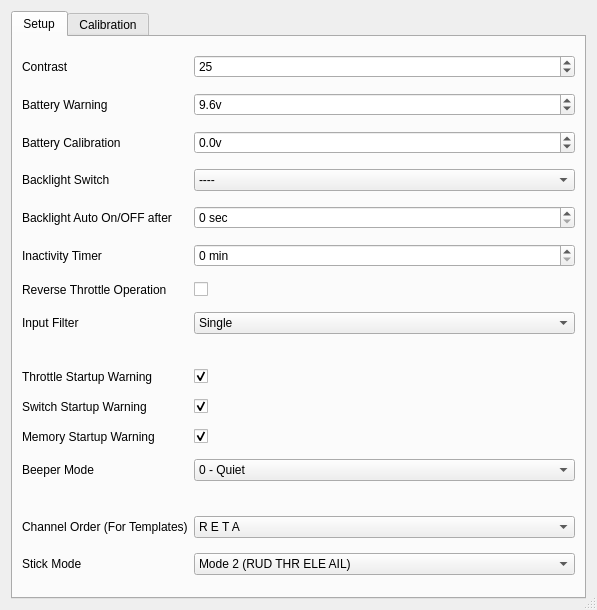
<?xml version="1.0" encoding="UTF-8"?>
<ui version="4.0">
 <class>GeneralEdit</class>
 <widget class="QDialog" name="GeneralEdit">
  <property name="geometry">
   <rect>
    <x>0</x>
    <y>0</y>
    <width>597</width>
    <height>610</height>
   </rect>
  </property>
  <property name="windowTitle">
   <string>General Edit</string>
  </property>
  <property name="windowIcon">
   <iconset>
    <normaloff>icon.ico</normaloff>icon.ico</iconset>
  </property>
  <property name="sizeGripEnabled">
   <bool>true</bool>
  </property>
  <layout class="QGridLayout" name="gridLayout">
   <item row="0" column="0">
    <widget class="QTabWidget" name="tabWidget">
     <property name="currentIndex">
      <number>0</number>
     </property>
     <widget class="QWidget" name="tabSetup">
      <attribute name="title">
       <string>Setup</string>
      </attribute>
      <layout class="QGridLayout" name="gridLayout_2" columnstretch="0,1">
       <item row="0" column="0">
        <widget class="QLabel" name="label">
         <property name="toolTip">
          <string extracomment="Screen Contrast [20-45]"/>
         </property>
         <property name="text">
          <string>Contrast</string>
         </property>
        </widget>
       </item>
       <item row="0" column="1">
        <widget class="QSpinBox" name="contrastSB">
         <property name="minimum">
          <number>20</number>
         </property>
         <property name="maximum">
          <number>45</number>
         </property>
         <property name="value">
          <number>25</number>
         </property>
        </widget>
       </item>
       <item row="1" column="0">
        <widget class="QLabel" name="label_2">
         <property name="toolTip">
          <string extracomment="Low Battery Voltage warning [5v-10v]"/>
         </property>
         <property name="text">
          <string>Battery Warning</string>
         </property>
        </widget>
       </item>
       <item row="1" column="1">
        <widget class="QDoubleSpinBox" name="battwarningDSB">
         <property name="suffix">
          <string>v</string>
         </property>
         <property name="decimals">
          <number>1</number>
         </property>
         <property name="minimum">
          <double>5.000000000000000</double>
         </property>
         <property name="maximum">
          <double>10.000000000000000</double>
         </property>
         <property name="singleStep">
          <double>0.100000000000000</double>
         </property>
         <property name="value">
          <double>9.600000000000000</double>
         </property>
        </widget>
       </item>
       <item row="2" column="0">
        <widget class="QLabel" name="label_3">
         <property name="text">
          <string>Battery Calibration</string>
         </property>
        </widget>
       </item>
       <item row="2" column="1">
        <widget class="QDoubleSpinBox" name="battcalibDSB">
         <property name="suffix">
          <string>v</string>
         </property>
         <property name="decimals">
          <number>1</number>
         </property>
         <property name="minimum">
          <double>-9.900000000000000</double>
         </property>
         <property name="maximum">
          <double>9.900000000000000</double>
         </property>
         <property name="singleStep">
          <double>0.100000000000000</double>
         </property>
        </widget>
       </item>
       <item row="3" column="0">
        <widget class="QLabel" name="label_4">
         <property name="text">
          <string>Backlight Switch</string>
         </property>
        </widget>
       </item>
       <item row="3" column="1">
        <widget class="QComboBox" name="backlightswCB">
         <property name="currentIndex">
          <number>15</number>
         </property>
         <item>
          <property name="text">
           <string>!SW6</string>
          </property>
         </item>
         <item>
          <property name="text">
           <string>!SW5</string>
          </property>
         </item>
         <item>
          <property name="text">
           <string>!SW4</string>
          </property>
         </item>
         <item>
          <property name="text">
           <string>!SW3</string>
          </property>
         </item>
         <item>
          <property name="text">
           <string>!SW2</string>
          </property>
         </item>
         <item>
          <property name="text">
           <string>!SW1</string>
          </property>
         </item>
         <item>
          <property name="text">
           <string>!TRN</string>
          </property>
         </item>
         <item>
          <property name="text">
           <string>!GEA</string>
          </property>
         </item>
         <item>
          <property name="text">
           <string>!AIL</string>
          </property>
         </item>
         <item>
          <property name="text">
           <string>!ID2</string>
          </property>
         </item>
         <item>
          <property name="text">
           <string>!ID1</string>
          </property>
         </item>
         <item>
          <property name="text">
           <string>!ID0</string>
          </property>
         </item>
         <item>
          <property name="text">
           <string>!ELE</string>
          </property>
         </item>
         <item>
          <property name="text">
           <string>!RUD</string>
          </property>
         </item>
         <item>
          <property name="text">
           <string>!THR</string>
          </property>
         </item>
         <item>
          <property name="text">
           <string>----</string>
          </property>
         </item>
         <item>
          <property name="text">
           <string>THR</string>
          </property>
         </item>
         <item>
          <property name="text">
           <string>RUD</string>
          </property>
         </item>
         <item>
          <property name="text">
           <string>ELE</string>
          </property>
         </item>
         <item>
          <property name="text">
           <string>ID0</string>
          </property>
         </item>
         <item>
          <property name="text">
           <string>ID1</string>
          </property>
         </item>
         <item>
          <property name="text">
           <string>ID2</string>
          </property>
         </item>
         <item>
          <property name="text">
           <string>AIL</string>
          </property>
         </item>
         <item>
          <property name="text">
           <string>GEA</string>
          </property>
         </item>
         <item>
          <property name="text">
           <string>TRN</string>
          </property>
         </item>
         <item>
          <property name="text">
           <string>SW1</string>
          </property>
         </item>
         <item>
          <property name="text">
           <string>SW2</string>
          </property>
         </item>
         <item>
          <property name="text">
           <string>SW3</string>
          </property>
         </item>
         <item>
          <property name="text">
           <string>SW4</string>
          </property>
         </item>
         <item>
          <property name="text">
           <string>SW5</string>
          </property>
         </item>
         <item>
          <property name="text">
           <string>SW6</string>
          </property>
         </item>
        </widget>
       </item>
       <item row="4" column="0">
        <widget class="QLabel" name="label_5">
         <property name="text">
          <string>Backlight Auto On/OFF after</string>
         </property>
        </widget>
       </item>
       <item row="4" column="1">
        <widget class="QSpinBox" name="backlightautoSB">
         <property name="suffix">
          <string> sec</string>
         </property>
         <property name="maximum">
          <number>600</number>
         </property>
         <property name="singleStep">
          <number>5</number>
         </property>
        </widget>
       </item>
       <item row="5" column="0">
        <widget class="QLabel" name="label_6">
         <property name="text">
          <string>Inactivity Timer</string>
         </property>
        </widget>
       </item>
       <item row="5" column="1">
        <widget class="QSpinBox" name="inactimerSB">
         <property name="suffix">
          <string> min</string>
         </property>
         <property name="maximum">
          <number>250</number>
         </property>
        </widget>
       </item>
       <item row="6" column="0">
        <widget class="QLabel" name="label_7">
         <property name="text">
          <string>Reverse Throttle Operation</string>
         </property>
        </widget>
       </item>
       <item row="6" column="1">
        <widget class="QCheckBox" name="thrrevChkB">
         <property name="text">
          <string/>
         </property>
        </widget>
       </item>
       <item row="7" column="0">
        <widget class="QLabel" name="label_8">
         <property name="text">
          <string>Input Filter</string>
         </property>
        </widget>
       </item>
       <item row="7" column="1">
        <widget class="QComboBox" name="inputfilterCB">
         <item>
          <property name="text">
           <string>Single</string>
          </property>
         </item>
         <item>
          <property name="text">
           <string>Oversample</string>
          </property>
         </item>
         <item>
          <property name="text">
           <string>Filter</string>
          </property>
         </item>
        </widget>
       </item>
       <item row="8" column="0">
        <spacer name="horizontalSpacer_2">
         <property name="orientation">
          <enum>Qt::Horizontal</enum>
         </property>
         <property name="sizeHint" stdset="0">
          <size>
           <width>40</width>
           <height>20</height>
          </size>
         </property>
        </spacer>
       </item>
       <item row="9" column="0">
        <widget class="QLabel" name="label_9">
         <property name="text">
          <string>Throttle Startup Warning</string>
         </property>
        </widget>
       </item>
       <item row="9" column="1">
        <widget class="QCheckBox" name="thrwarnChkB">
         <property name="text">
          <string/>
         </property>
         <property name="checked">
          <bool>true</bool>
         </property>
         <property name="tristate">
          <bool>false</bool>
         </property>
        </widget>
       </item>
       <item row="10" column="0">
        <widget class="QLabel" name="label_10">
         <property name="text">
          <string>Switch Startup Warning</string>
         </property>
        </widget>
       </item>
       <item row="10" column="1">
        <widget class="QCheckBox" name="switchwarnChkB">
         <property name="text">
          <string/>
         </property>
         <property name="checked">
          <bool>true</bool>
         </property>
        </widget>
       </item>
       <item row="11" column="0">
        <widget class="QLabel" name="label_11">
         <property name="text">
          <string>Memory Startup Warning</string>
         </property>
        </widget>
       </item>
       <item row="11" column="1">
        <widget class="QCheckBox" name="memwarnChkB">
         <property name="text">
          <string/>
         </property>
         <property name="checked">
          <bool>true</bool>
         </property>
        </widget>
       </item>
       <item row="12" column="0">
        <widget class="QLabel" name="label_12">
         <property name="text">
          <string>Beeper Mode</string>
         </property>
        </widget>
       </item>
       <item row="12" column="1">
        <widget class="QComboBox" name="beeperCB">
         <item>
          <property name="text">
           <string>0 - Quiet</string>
          </property>
         </item>
         <item>
          <property name="text">
           <string>1 - No Keys</string>
          </property>
         </item>
         <item>
          <property name="text">
           <string>2 - Normal</string>
          </property>
         </item>
         <item>
          <property name="text">
           <string>3 - Long</string>
          </property>
         </item>
         <item>
          <property name="text">
           <string>4 - Extra Long</string>
          </property>
         </item>
        </widget>
       </item>
       <item row="13" column="0">
        <spacer name="horizontalSpacer">
         <property name="orientation">
          <enum>Qt::Horizontal</enum>
         </property>
         <property name="sizeHint" stdset="0">
          <size>
           <width>40</width>
           <height>20</height>
          </size>
         </property>
        </spacer>
       </item>
       <item row="14" column="0">
        <widget class="QLabel" name="label_13">
         <property name="text">
          <string>Channel Order (For Templates)</string>
         </property>
        </widget>
       </item>
       <item row="14" column="1">
        <widget class="QComboBox" name="channelorderCB">
         <property name="currentIndex">
          <number>0</number>
         </property>
         <item>
          <property name="text">
           <string>R E T A</string>
          </property>
         </item>
         <item>
          <property name="text">
           <string>R E A T</string>
          </property>
         </item>
         <item>
          <property name="text">
           <string>R T E A</string>
          </property>
         </item>
         <item>
          <property name="text">
           <string>R T A E</string>
          </property>
         </item>
         <item>
          <property name="text">
           <string>R A E T</string>
          </property>
         </item>
         <item>
          <property name="text">
           <string>R A T E</string>
          </property>
         </item>
         <item>
          <property name="text">
           <string>E R T A</string>
          </property>
         </item>
         <item>
          <property name="text">
           <string>E R A T</string>
          </property>
         </item>
         <item>
          <property name="text">
           <string>E T R A</string>
          </property>
         </item>
         <item>
          <property name="text">
           <string>E T A R</string>
          </property>
         </item>
         <item>
          <property name="text">
           <string>E A R T</string>
          </property>
         </item>
         <item>
          <property name="text">
           <string>E A T R</string>
          </property>
         </item>
         <item>
          <property name="text">
           <string>T R E A</string>
          </property>
         </item>
         <item>
          <property name="text">
           <string>T R A E</string>
          </property>
         </item>
         <item>
          <property name="text">
           <string>T E R A</string>
          </property>
         </item>
         <item>
          <property name="text">
           <string>T E A R</string>
          </property>
         </item>
         <item>
          <property name="text">
           <string>T A R E</string>
          </property>
         </item>
         <item>
          <property name="text">
           <string>T A E R</string>
          </property>
         </item>
         <item>
          <property name="text">
           <string>A R E T</string>
          </property>
         </item>
         <item>
          <property name="text">
           <string>A R T E</string>
          </property>
         </item>
         <item>
          <property name="text">
           <string>A E R T</string>
          </property>
         </item>
         <item>
          <property name="text">
           <string>A E T R</string>
          </property>
         </item>
         <item>
          <property name="text">
           <string>A T R E</string>
          </property>
         </item>
         <item>
          <property name="text">
           <string>A T E R</string>
          </property>
         </item>
        </widget>
       </item>
       <item row="15" column="0">
        <widget class="QLabel" name="label_14">
         <property name="text">
          <string>Stick Mode</string>
         </property>
        </widget>
       </item>
       <item row="15" column="1">
        <widget class="QComboBox" name="stickmodeCB">
         <property name="currentIndex">
          <number>1</number>
         </property>
         <item>
          <property name="text">
           <string>Mode 1 (RUD ELE THR AIL)</string>
          </property>
         </item>
         <item>
          <property name="text">
           <string>Mode 2 (RUD THR ELE AIL)</string>
          </property>
         </item>
         <item>
          <property name="text">
           <string>Mode 3 (AIL ELE THR RUD)</string>
          </property>
         </item>
         <item>
          <property name="text">
           <string>Mode 4 (AIL THR ELE RUD)</string>
          </property>
         </item>
        </widget>
       </item>
      </layout>
     </widget>
     <widget class="QWidget" name="tabCalibration">
      <attribute name="title">
       <string>Calibration</string>
      </attribute>
      <layout class="QGridLayout" name="gridLayout_3" rowstretch="0,0,0,0,0,0,0,0,0,0,0,0,0,1">
       <item row="1" column="2">
        <widget class="QSpinBox" name="ana1Neg">
         <property name="minimum">
          <number>-9999</number>
         </property>
         <property name="maximum">
          <number>9999</number>
         </property>
        </widget>
       </item>
       <item row="1" column="3">
        <widget class="QSpinBox" name="ana1Mid">
         <property name="minimum">
          <number>-9999</number>
         </property>
         <property name="value">
          <number>0</number>
         </property>
        </widget>
       </item>
       <item row="1" column="4">
        <widget class="QSpinBox" name="ana1Pos">
         <property name="minimum">
          <number>-9999</number>
         </property>
         <property name="maximum">
          <number>9999</number>
         </property>
        </widget>
       </item>
       <item row="2" column="2">
        <widget class="QSpinBox" name="ana2Neg">
         <property name="minimum">
          <number>-9999</number>
         </property>
         <property name="maximum">
          <number>9999</number>
         </property>
        </widget>
       </item>
       <item row="2" column="3">
        <widget class="QSpinBox" name="ana2Mid">
         <property name="minimum">
          <number>-9999</number>
         </property>
         <property name="maximum">
          <number>9999</number>
         </property>
        </widget>
       </item>
       <item row="2" column="4">
        <widget class="QSpinBox" name="ana2Pos">
         <property name="minimum">
          <number>-9999</number>
         </property>
         <property name="maximum">
          <number>9999</number>
         </property>
        </widget>
       </item>
       <item row="3" column="2">
        <widget class="QSpinBox" name="ana3Neg">
         <property name="minimum">
          <number>-9999</number>
         </property>
         <property name="maximum">
          <number>9999</number>
         </property>
        </widget>
       </item>
       <item row="3" column="3">
        <widget class="QSpinBox" name="ana3Mid">
         <property name="minimum">
          <number>-9999</number>
         </property>
         <property name="maximum">
          <number>9999</number>
         </property>
        </widget>
       </item>
       <item row="3" column="4">
        <widget class="QSpinBox" name="ana3Pos">
         <property name="minimum">
          <number>-9999</number>
         </property>
         <property name="maximum">
          <number>9999</number>
         </property>
        </widget>
       </item>
       <item row="4" column="2">
        <widget class="QSpinBox" name="ana4Neg">
         <property name="minimum">
          <number>-9999</number>
         </property>
         <property name="value">
          <number>0</number>
         </property>
        </widget>
       </item>
       <item row="4" column="3">
        <widget class="QSpinBox" name="ana4Mid">
         <property name="minimum">
          <number>-9999</number>
         </property>
         <property name="maximum">
          <number>9999</number>
         </property>
        </widget>
       </item>
       <item row="4" column="4">
        <widget class="QSpinBox" name="ana4Pos">
         <property name="minimum">
          <number>-9999</number>
         </property>
         <property name="maximum">
          <number>9999</number>
         </property>
        </widget>
       </item>
       <item row="5" column="2">
        <widget class="QSpinBox" name="ana5Neg">
         <property name="minimum">
          <number>-9999</number>
         </property>
         <property name="maximum">
          <number>9999</number>
         </property>
        </widget>
       </item>
       <item row="5" column="3">
        <widget class="QSpinBox" name="ana5Mid">
         <property name="minimum">
          <number>-9999</number>
         </property>
         <property name="maximum">
          <number>9999</number>
         </property>
        </widget>
       </item>
       <item row="5" column="4">
        <widget class="QSpinBox" name="ana5Pos">
         <property name="minimum">
          <number>-9999</number>
         </property>
         <property name="maximum">
          <number>9999</number>
         </property>
        </widget>
       </item>
       <item row="6" column="2">
        <widget class="QSpinBox" name="ana6Neg">
         <property name="minimum">
          <number>-9999</number>
         </property>
         <property name="maximum">
          <number>9999</number>
         </property>
        </widget>
       </item>
       <item row="6" column="3">
        <widget class="QSpinBox" name="ana6Mid">
         <property name="minimum">
          <number>-9999</number>
         </property>
         <property name="maximum">
          <number>9999</number>
         </property>
        </widget>
       </item>
       <item row="6" column="4">
        <widget class="QSpinBox" name="ana6Pos">
         <property name="minimum">
          <number>-9999</number>
         </property>
         <property name="maximum">
          <number>9999</number>
         </property>
        </widget>
       </item>
       <item row="7" column="2">
        <widget class="QSpinBox" name="ana7Neg">
         <property name="minimum">
          <number>-9999</number>
         </property>
         <property name="maximum">
          <number>9999</number>
         </property>
        </widget>
       </item>
       <item row="7" column="3">
        <widget class="QSpinBox" name="ana7Mid">
         <property name="minimum">
          <number>-9999</number>
         </property>
         <property name="maximum">
          <number>9999</number>
         </property>
        </widget>
       </item>
       <item row="7" column="4">
        <widget class="QSpinBox" name="ana7Pos">
         <property name="minimum">
          <number>-9999</number>
         </property>
         <property name="maximum">
          <number>9999</number>
         </property>
        </widget>
       </item>
       <item row="11" column="1">
        <widget class="QSpinBox" name="PPM1">
         <property name="minimum">
          <number>-9999</number>
         </property>
         <property name="maximum">
          <number>9999</number>
         </property>
        </widget>
       </item>
       <item row="11" column="2">
        <widget class="QSpinBox" name="PPM2">
         <property name="minimum">
          <number>-9999</number>
         </property>
         <property name="maximum">
          <number>9999</number>
         </property>
        </widget>
       </item>
       <item row="11" column="3">
        <widget class="QSpinBox" name="PPM3">
         <property name="minimum">
          <number>-9999</number>
         </property>
         <property name="maximum">
          <number>9999</number>
         </property>
        </widget>
       </item>
       <item row="11" column="4">
        <widget class="QSpinBox" name="PPM4">
         <property name="minimum">
          <number>-9999</number>
         </property>
         <property name="maximum">
          <number>9999</number>
         </property>
        </widget>
       </item>
       <item row="12" column="1">
        <widget class="QSpinBox" name="PPM5">
         <property name="minimum">
          <number>-9999</number>
         </property>
         <property name="maximum">
          <number>9999</number>
         </property>
        </widget>
       </item>
       <item row="12" column="2">
        <widget class="QSpinBox" name="PPM6">
         <property name="minimum">
          <number>-9999</number>
         </property>
         <property name="maximum">
          <number>9999</number>
         </property>
        </widget>
       </item>
       <item row="12" column="3">
        <widget class="QSpinBox" name="PPM7">
         <property name="minimum">
          <number>-9999</number>
         </property>
         <property name="maximum">
          <number>9999</number>
         </property>
        </widget>
       </item>
       <item row="12" column="4">
        <widget class="QSpinBox" name="PPM8">
         <property name="minimum">
          <number>-9999</number>
         </property>
        </widget>
       </item>
       <item row="8" column="1">
        <widget class="QLabel" name="label_22">
         <property name="text">
          <string>Battery Calibration</string>
         </property>
        </widget>
       </item>
       <item row="7" column="1">
        <widget class="QLabel" name="label_21">
         <property name="text">
          <string>ANALOG 7</string>
         </property>
        </widget>
       </item>
       <item row="6" column="1">
        <widget class="QLabel" name="label_20">
         <property name="text">
          <string>ANALOG 6</string>
         </property>
        </widget>
       </item>
       <item row="5" column="1">
        <widget class="QLabel" name="label_19">
         <property name="text">
          <string>ANALOG 5</string>
         </property>
        </widget>
       </item>
       <item row="4" column="1">
        <widget class="QLabel" name="label_18">
         <property name="text">
          <string>ANALOG 4</string>
         </property>
        </widget>
       </item>
       <item row="3" column="1">
        <widget class="QLabel" name="label_17">
         <property name="text">
          <string>ANALOG 3</string>
         </property>
        </widget>
       </item>
       <item row="2" column="1">
        <widget class="QLabel" name="label_16">
         <property name="text">
          <string>ANALOG 2</string>
         </property>
        </widget>
       </item>
       <item row="1" column="1">
        <widget class="QLabel" name="label_15">
         <property name="text">
          <string>ANALOG 1</string>
         </property>
        </widget>
       </item>
       <item row="9" column="1">
        <widget class="QLabel" name="label_23">
         <property name="text">
          <string>PPM In</string>
         </property>
        </widget>
       </item>
       <item row="13" column="1" colspan="4">
        <spacer name="horizontalSpacer_3">
         <property name="orientation">
          <enum>Qt::Horizontal</enum>
         </property>
         <property name="sizeHint" stdset="0">
          <size>
           <width>40</width>
           <height>20</height>
          </size>
         </property>
        </spacer>
       </item>
       <item row="0" column="2">
        <widget class="QLabel" name="label_24">
         <property name="text">
          <string>Negative</string>
         </property>
        </widget>
       </item>
       <item row="0" column="3">
        <widget class="QLabel" name="label_25">
         <property name="text">
          <string>Mid</string>
         </property>
        </widget>
       </item>
       <item row="0" column="4">
        <widget class="QLabel" name="label_26">
         <property name="text">
          <string>Positive</string>
         </property>
        </widget>
       </item>
       <item row="8" column="2">
        <widget class="QDoubleSpinBox" name="battCalib">
         <property name="suffix">
          <string>v</string>
         </property>
         <property name="decimals">
          <number>1</number>
         </property>
         <property name="minimum">
          <double>-9.900000000000000</double>
         </property>
         <property name="maximum">
          <double>9.900000000000000</double>
         </property>
         <property name="singleStep">
          <double>0.100000000000000</double>
         </property>
        </widget>
       </item>
      </layout>
     </widget>
    </widget>
   </item>
  </layout>
 </widget>
 <resources/>
 <connections/>
</ui>
